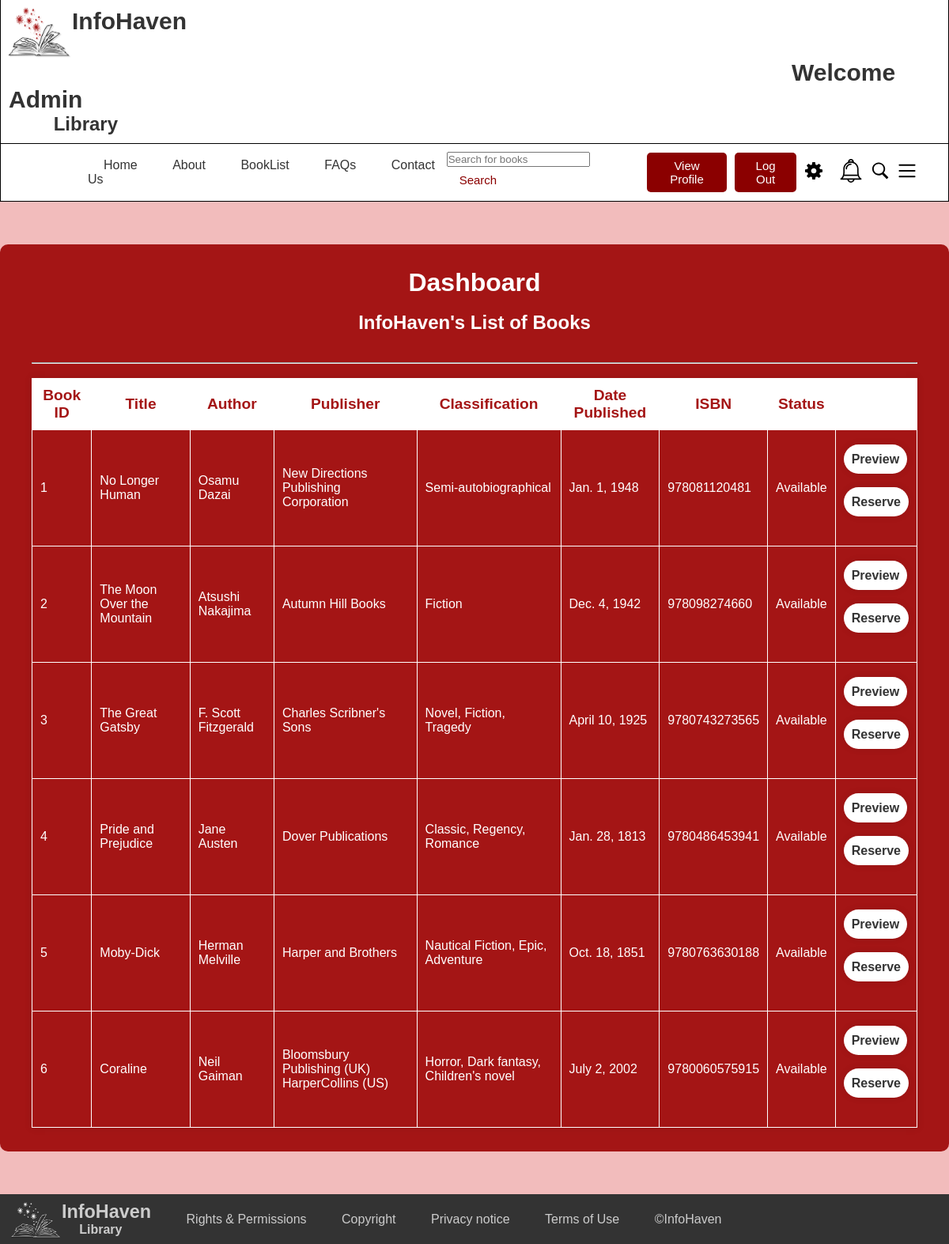
Before: /Dashboard with the older database file.
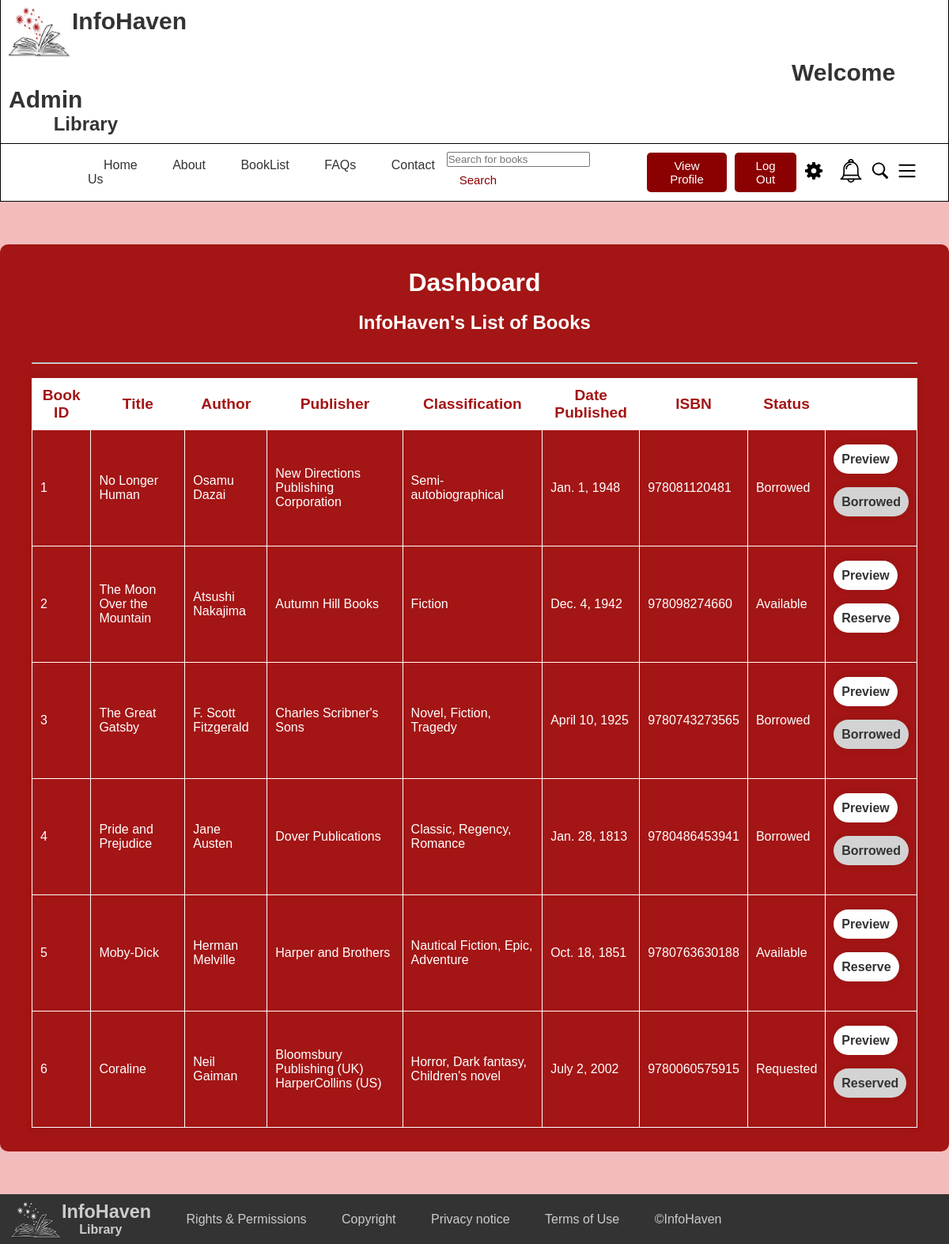
After: the same page with the newer database file.
### InfoHaven_App/models.py (models this page shows, shortened)
class Book(models.Model):
    book_id = models.CharField(primary_key=True, unique=True, max_length=50)
    author_id = models.CharField(max_length=50)
    title = models.CharField(max_length=255)
    summary = models.TextField(null=True, blank=True)
    author = models.CharField(max_length=255)
    publisher = models.CharField(max_length=255)
    classification = models.CharField(max_length=255)
    date_published = models.DateField()
    isbn = models.CharField(max_length=13, unique=True)
    status = models.CharField(max_length=50)
    borrower = models.CharField(max_length=50, blank=True, null=True)

### InfoHaven_App/views.py (the view)
# urls.py: path('Dashboard',views.dashboard,name="Dashboard"),
def dashboard(request):
    books = Book.objects.all()
    context = {
        'books': books,
    }
    return render(request, 'InfoHaven_App/Dashboard.html', context)

### templates/InfoHaven_App/Dashboard.html (shortened to what the changed rows need)
<!DOCTYPE html>
<html lang="en">
  <head>
      {% load static %}
      <link rel="stylesheet" href="{% static 'styles.css' %}">
  </head>
  <body>
      <header style="padding: 0;">
          <div class="bordering2">
              <h1 class="element" style="padding-left: 10px; padding-top: 10px; font-size: 30px;">
                  InfoHaven
                  {% if request.session.member_type == 0 %}
                      <span style="padding-left: 990px;">Welcome {{ request.session.member_fname }}</span>
                  {% else %}
                      <span style="padding-left: 990px;">Welcome Admin</span>
                  {% endif %}
              </h1>
              <h2 class="element" style="padding-left: 40px; padding-bottom: 10px;">&nbsp;&nbsp;&nbsp;&nbsp;Library</h2>
          </div>
      </header>
    <main style="background-color: #F2BCBC; min-height: 120vh;">
      <br><br><br>
      <div class="dbu_wrapper">
        <h1 class="" style="text-align: center;">Dashboard</h1>
        <br>
        <h2 class="" style="text-align: center;">InfoHaven's List of Books</h2>
        <br> <br> <hr>
        <br>
        <div class="row justify-content-center">
          <div class="col-md-12">
            <table class="table table-striped table-bordered table-hover center">
              <thead>
                <tr style="font-size: larger;">
                  <th>Book ID</th>
                  <th>Title</th>
                  <th>Author</th>
                  <th>Publisher</th>
                  <th>Classification</th>
                  <th>Date Published</th>
                  <th>ISBN</th>
                  <th>Status</th>
                  <th> </th>
                </tr>
              </thead>
              <tbody>
                {% for book in books %}
                <tr>
                  <td>{{ book.book_id }}</td>
                  <td>{{ book.title }}</td>
                  <td>{{ book.author }}</td>
                  <td>{{ book.publisher }}</td>
                  <td>{{ book.classification }}</td>
                  <td>{{ book.date_published }}</td>
                  <td>{{ book.isbn }}</td>
                  <td>{{ book.status }}</td>
                  <td>
                  <br>
                  <a href="{% url 'preview_book' book_id=book.book_id %}" class="btn">Preview</a>
                  <br> <br> <br>
                    {% if book.status == "Available" %}
                      <a href="#" class="btn" onclick="borrowBook('{{ book.book_id }}')">Reserve</a>
                    {% elif book.status == "Borrowed" %}
                      <a class="btn" style="pointer-events: none; background-color: lightgray;" disabled>Borrowed</a>
                    {% elif book.status == "Requested" %}
                      <a class="btn" style="pointer-events: none; background-color: lightgray;" disabled>Reserved</a>
                    {% endif %}
                    <br><br><br>
                  </td>
                </tr>
                {% endfor %}
            </tbody>
          </table>
          </div>
        </div>
      </div>
      <br><br><br>
    </main>
  </body>
</html>

Changed rows visible on the page:
changed Book "No Longer Human": status "Available" → "Borrowed"; status "Reserve" → "Borrowed"
changed Book "The Great Gatsby": status "Available" → "Borrowed"; status "Reserve" → "Borrowed"
changed Book "Pride and Prejudice": status "Available" → "Borrowed"; status "Reserve" → "Borrowed"
changed Book "Coraline": status "Available" → "Requested"; status "Reserve" → "Reserved"
